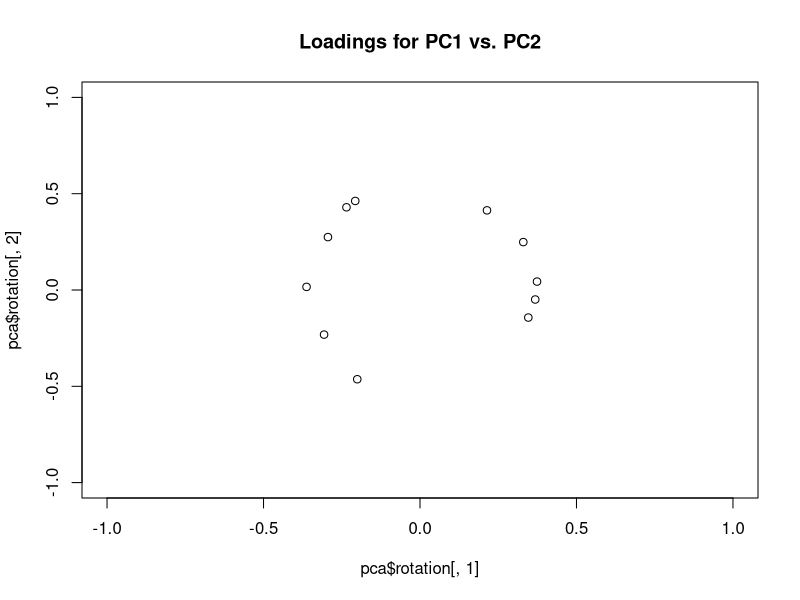

Recreate this plot in R.
data(mtcars)
str(mtcars)
head(mtcars)
pca = prcomp(mtcars, center = T, scale = T)
names(pca)
summary(pca)
# Loading plot
plot(pca$rotation[,1], pca$rotation[,2],
     xlim = c(-1,1), ylim = c(-1,1),
     main = "Loadings for PC1 vs. PC2")